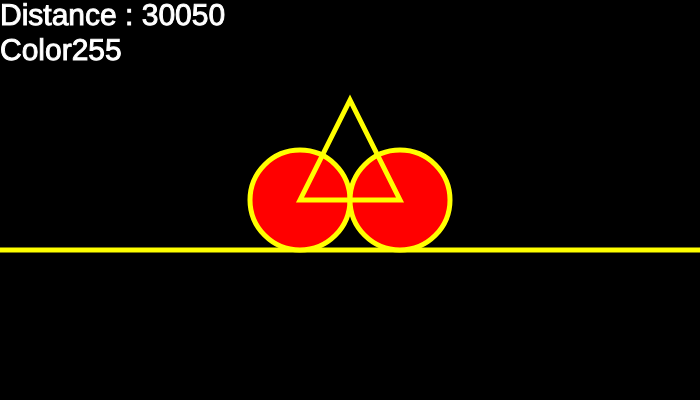
Frame 1 (no input)
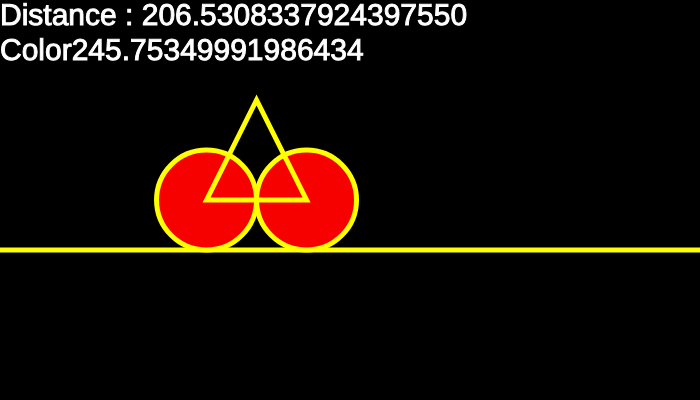
Frame 60 (no input)
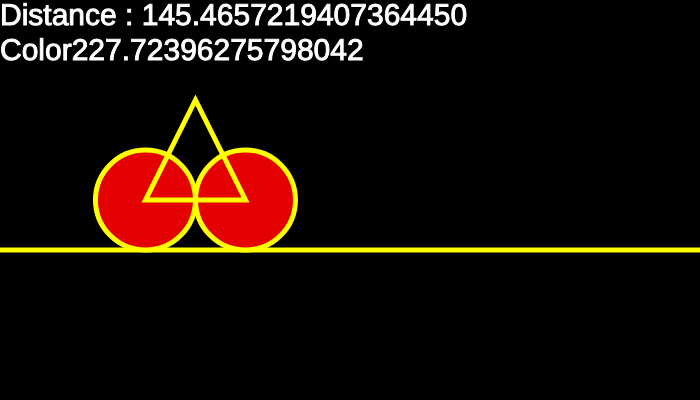
Frame 120 (the mouse pressed at the canvas centre since frame 60)

The p5.js sketch that drew these frames (run headless with seeded random() and noise() and a simulated clock; from frame 60 on, the mouse is pressed at the canvas centre):

// p5.js sketch
// ── sketch.js
let x1 = 0, x2 = 100, y = 200, c = 0, d = 100;
let theta = 0.0;

function setup(){
  createCanvas(700, 400);
  frameRate(60);
}

function draw(){
  background(0);

  let x1 = map(sin(theta), -1, 1, 50, 550);
  let x2 = map(sin(theta), -1, 1, 150, 650);
  let c = map(cos(theta), -1, 1, 0, 255);
  stroke(255);
  strokeWeight(1);
  fill(255);
  textSize(30);
  text('Distance : ' + x1 + d/2, 0, 25);
  text('Color' + c, 0, 60);

  stroke(255, 255, 0);
  strokeWeight(5);
  line(0, y + d/2, 700, y + d/2);

  fill(c, 0, 0);
  ellipse(x1, y, d, d);
  ellipse(x2, y, d, d);

  noFill();
  triangle(x1, y, x1 + d/2, y - d, x2, y);

  theta += 0.1;
}
